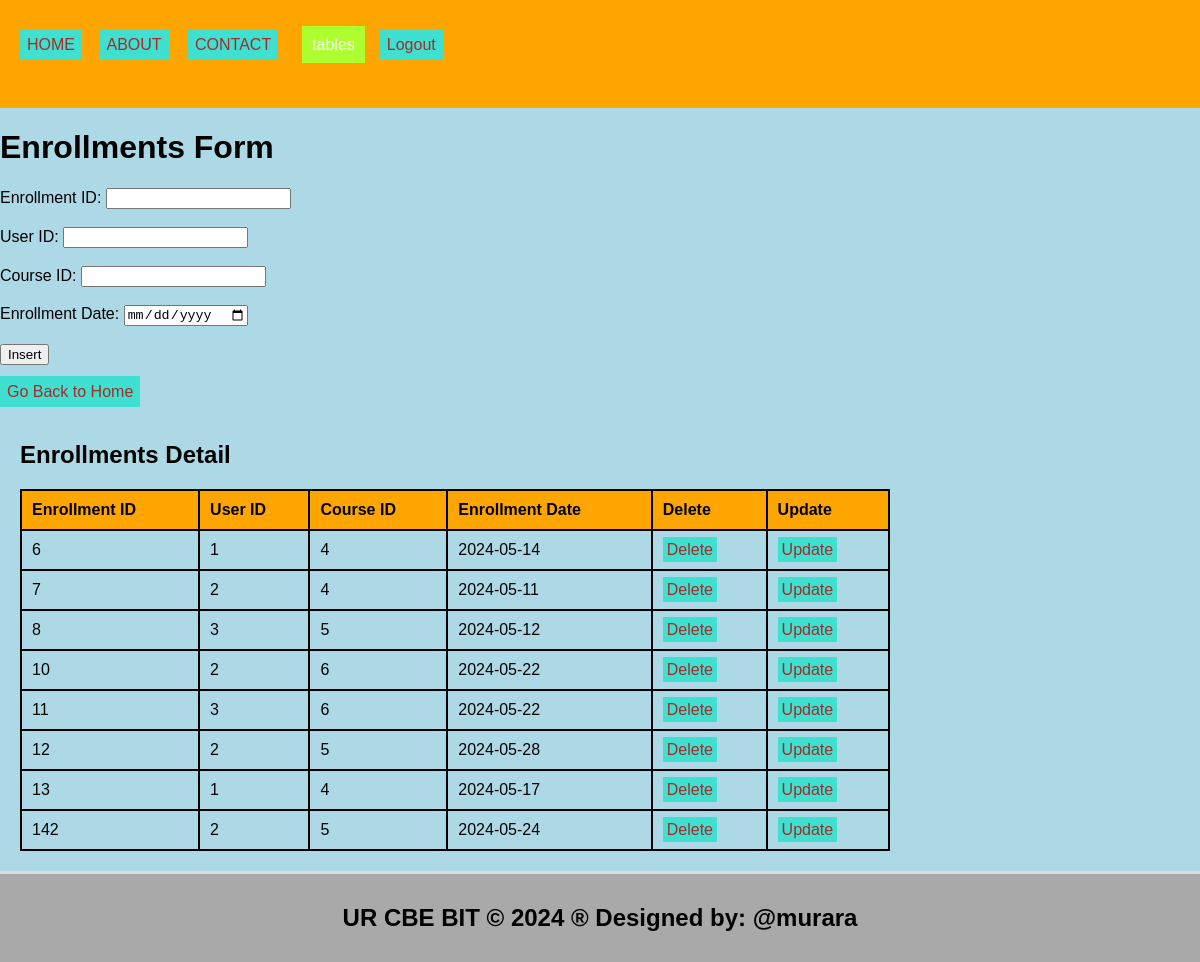
The app's page /enrollments.php with its own data.
### tables this page shows
CREATE TABLE `enrollments` (
  `enrollment_id` int(11) NOT NULL,
  `user_id` int(11) NOT NULL,
  `course_id` int(11) NOT NULL,
  `enrollment_date` date NOT NULL
);

### enrollments.php (the view, shortened to what this page needs)
<!DOCTYPE html>
<html lang="en">
<head>
  <link rel="stylesheet" type="text/css" href="style.css">
</head>
<body style="background-color: lightblue;">
  <header>
    <ul style="list-style-type: none; padding: 0;">
      <li style="display: inline; margin-right: 10px;">
        <ul style="list-style-type: none; padding: 0;">
          <li style="display: inline; margin-right: 8px;"><a href="./home.html">HOME</a></li>
          <li style="display: inline; margin-right: 10px;"><a href="./about.html">ABOUT</a></li>
          <li style="display: inline; margin-right: 10px;"><a href="./contact.html">CONTACT</a></li>
         <li class="dropdown" style="display: inline; margin-right: 5px;">
            <a href="#" style="padding: 10px; color: white; background-color: greenyellow; text-decoration: none; margin-right: 10px;">tables</a>
          </li>
              <a href="logout.php">Logout</a>
          </li>
        </ul>
  </header>
  <body style="background-color: yellowgreen;">
    <h1>Enrollments Form</h1>
    <form method="post" onsubmit="return confirmInsert();">
      <label for="enrollment_id">Enrollment ID:</label>
      <input type="number" id="enrollment_id" name="enrollment_id" required><br><br>
      <label for="user_id">User ID:</label>
      <input type="number" id="user_id" name="user_id" required><br><br>
      <label for="course_id">Course ID:</label>
      <input type="number" id="course_id" name="course_id" required><br><br>
      <label for="enrollment_date">Enrollment Date:</label>
      <input type="date" id="enrollment_date" name="enrollment_date" required><br><br>
      <input type="submit" name="add" value="Insert"><br><br>
      <a href="./home.html">Go Back to Home</a>
    </form>
    <?php
    include('database_connection.php');
    ?>
    <section>
      <h2>Enrollments Detail</h2>
      <table>
        <tr>
          <th>Enrollment ID</th>
          <th>User ID</th>
          <th>Course ID</th>
          <th>Enrollment Date</th>
          <th>Delete</th>
          <th>Update</th>
        </tr>
        <?php
        $sql = "SELECT * FROM enrollments";
        $result = $connection->query($sql);
        if ($result->num_rows > 0) {
            while ($row = $result->fetch_assoc()) {
                echo "<tr>
                        <td>{$row['enrollment_id']}</td>
                        <td>{$row['user_id']}</td>
                        <td>{$row['course_id']}</td>
                        <td>{$row['enrollment_date']}</td>
                        <td><a style='padding:4px' href='delete_enrollment.php?enrollment_id={$row['enrollment_id']}'>Delete</a></td>
                        <td><a style='padding:4px' href='update_enrollment.php?enrollment_id={$row['enrollment_id']}'>Update</a></td>
                      </tr>";
            }
        } else {
            echo "<tr><td colspan='6'>No data found</td></tr>";
        }
        ?>
      </table>
    </section>
    <footer>
      <h2>UR CBE BIT &copy; 2024 &reg; Designed by: @murara</h2>
    </footer>
  </body>
</html>

### style.css (style rules this page uses)
body { font-family: Arial, sans-serif; margin: 0; padding: 0; }
.dropdown { position: relative; display: inline; margin-right: 10px; }
body { font-family: Arial,sans-serif; margin:0; padding:0; }
header { background-color:orange; padding: 20px; }
footer { text-align: center; padding: 15px; background-color:orange; }
.dropdown { position: right; display:right; direction:rtl; }
section { padding:28px; border-bottom: 1px solid #ddd; }

### enrollments.php (style rules this page uses)
a:link { color: #0066cc; text-decoration: none; }
a { padding: 7px; color: white; background-color: turquoise; text-decoration: none; margin-right: 5px; }
a:link { color: brown; }
table { width: 75%; border-collapse: collapse; }
th, td { border: 2px solid black; padding: 10px; text-align: left; }
th { background-color: orange; }
section { padding: 20px; border-bottom: 3px solid #ddd; }
footer { text-align: center; padding: 10px; background-color: darkgray; }

### records on screen
enrollments: enrollment_id "6", user "1", course "4", enrollment_date "2024-05-14"
enrollments: enrollment_id "7", user "2", course "4", enrollment_date "2024-05-11"
enrollments: enrollment_id "8", user "3", course "5", enrollment_date "2024-05-12"
enrollments: enrollment_id "10", user "2", course "6", enrollment_date "2024-05-22"
enrollments: enrollment_id "11", user "3", course "6", enrollment_date "2024-05-22"
enrollments: enrollment_id "12", user "2", course "5", enrollment_date "2024-05-28"
enrollments: enrollment_id "13", user "1", course "4", enrollment_date "2024-05-17"
enrollments: enrollment_id "142", user "2", course "5", enrollment_date "2024-05-24"
